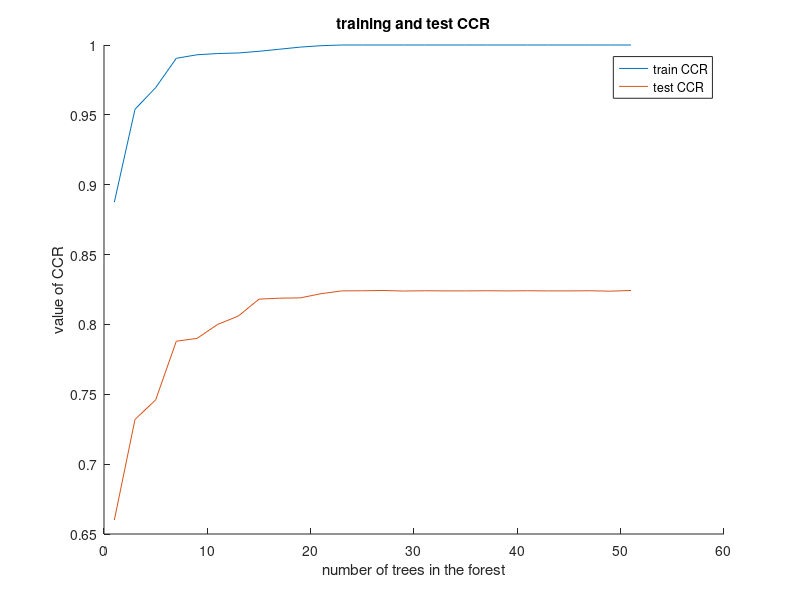

Source code (MATLAB):
load('ccr_p_r_f.mat');
figure
% subplot(1,4,1)
hold on
plot(1:2:51,trainCCR)
plot(1:2:51,testCCR)
xlabel('number of trees in the forest')
ylabel('value of CCR')
legend('train CCR','test CCR')
title 'training and test CCR'
hold off

% subplot(1,4,2)
% hold on
% plot(1:2:51,trainP)
% plot(1:2:51,testP)
% xlabel('number of trees in the forest')
% ylabel('value of Precision')
% legend('train Precision','test Precision')
% title 'training and test Precision'
% hold off
% 
% subplot(1,4,3)
% hold on
% plot(1:2:51,trainR)
% plot(1:2:51,testR)
% xlabel('number of trees in the forest')
% ylabel('value of Recall')
% legend('train Recall','test Recall')
% title 'training and test Recall'
% hold off
% 
% subplot(1,4,4)
% hold on
% plot(1:2:51,trainF)
% plot(1:2:51,testF)
% xlabel('number of trees in the forest')
% ylabel('value of F-score')
% legend('train F-score','test F-score')
% title 'training and test F-score'
% hold off